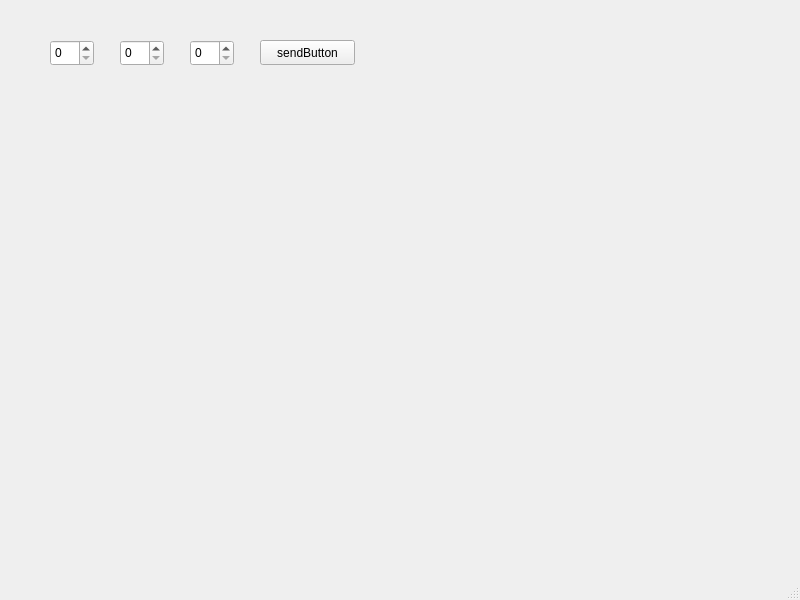
<?xml version="1.0" encoding="UTF-8"?>
<ui version="4.0">
 <class>MainWindow</class>
 <widget class="QMainWindow" name="MainWindow">
  <property name="geometry">
   <rect>
    <x>0</x>
    <y>0</y>
    <width>800</width>
    <height>600</height>
   </rect>
  </property>
  <property name="windowTitle">
   <string>MainWindow</string>
  </property>
  <widget class="QWidget" name="centralwidget">
   <widget class="QSpinBox" name="joint1">
    <property name="geometry">
     <rect>
      <x>50</x>
      <y>40</y>
      <width>44</width>
      <height>26</height>
     </rect>
    </property>
   </widget>
   <widget class="QSpinBox" name="joint2">
    <property name="geometry">
     <rect>
      <x>120</x>
      <y>40</y>
      <width>44</width>
      <height>26</height>
     </rect>
    </property>
   </widget>
   <widget class="QSpinBox" name="joint3">
    <property name="geometry">
     <rect>
      <x>190</x>
      <y>40</y>
      <width>44</width>
      <height>26</height>
     </rect>
    </property>
   </widget>
   <widget class="QPushButton" name="sendButton">
    <property name="geometry">
     <rect>
      <x>260</x>
      <y>40</y>
      <width>95</width>
      <height>25</height>
     </rect>
    </property>
    <property name="text">
     <string>sendButton</string>
    </property>
   </widget>
  </widget>
  <widget class="QMenuBar" name="menubar">
   <property name="geometry">
    <rect>
     <x>0</x>
     <y>0</y>
     <width>800</width>
     <height>22</height>
    </rect>
   </property>
  </widget>
  <widget class="QStatusBar" name="statusbar"/>
 </widget>
 <resources/>
 <connections/>
</ui>
